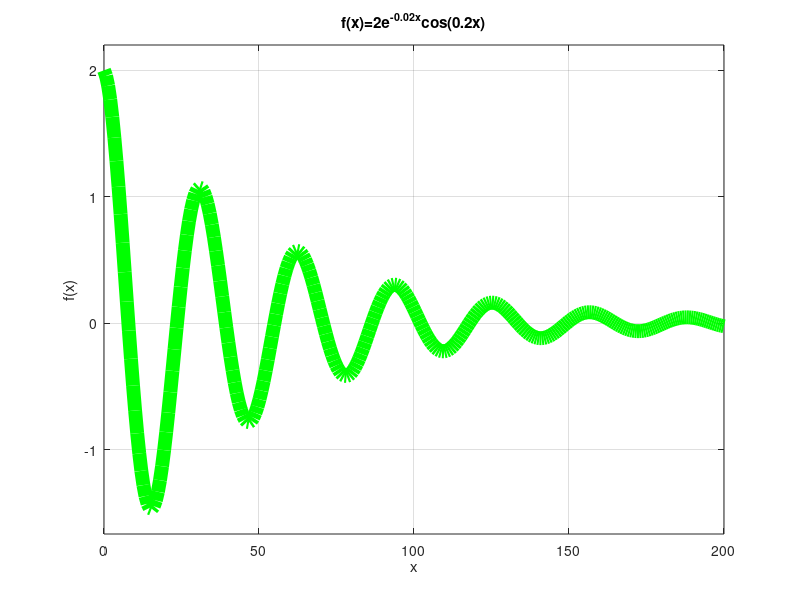
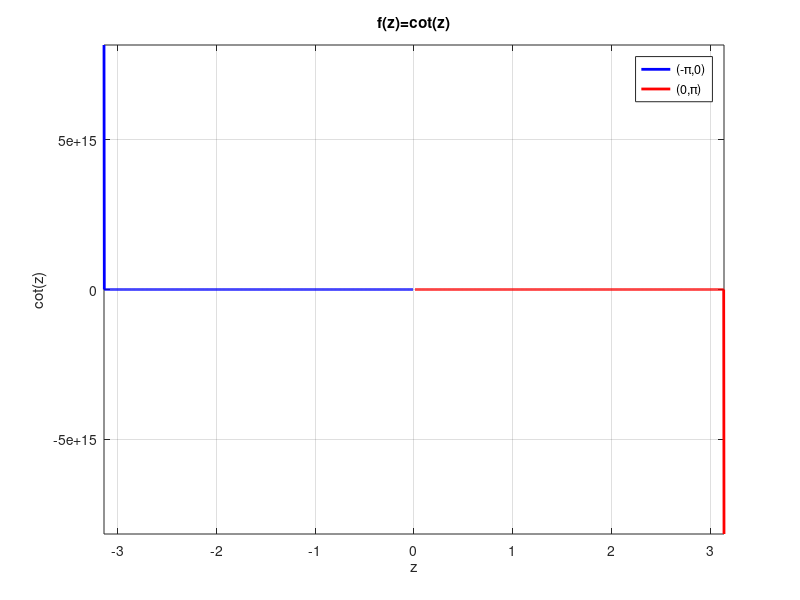
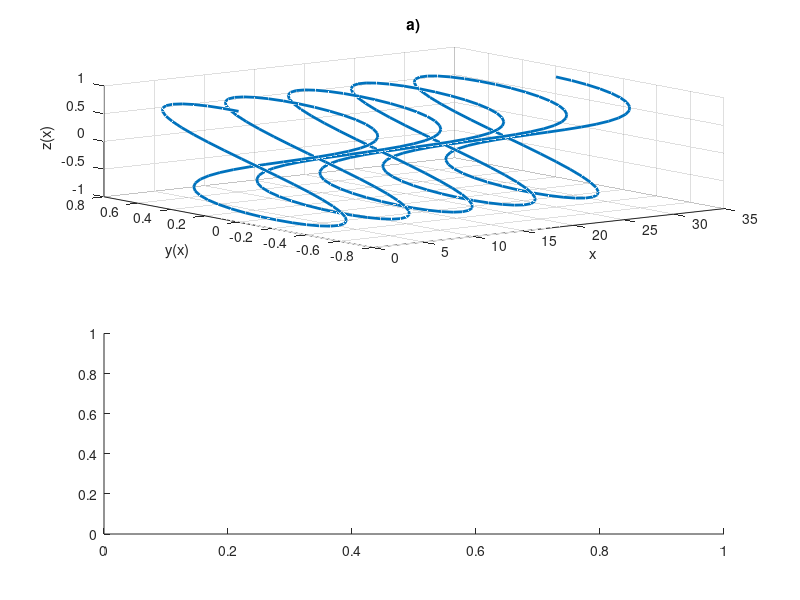

These figures' MATLAB source, in order: (Note: this script raises an error after producing the figures.)
%Karolis Budvytis
%EKf-25
%2026-09-28

clc;
clear;
close all;

%%

x = linspace(0,200,300);
y = 2*exp(-0.02*x).*cos(0.2*x);

figure(1)
plot(x,y,'g','LineWidth',10)
grid on

xlabel('x')
ylabel('f(x)')
title('f(x)=2e^{-0.02x}cos(0.2x)')

axis([min(x) max(x) min(y)-0.2 max(y)+0.2])

%%

z1 = linspace(-pi,-0.01,1000);
z2 = linspace(0.01,pi,1000);

y1 = cot(z1);
y2 = cot(z2);

figure(2)
plot(z1,y1,'b','LineWidth',2)
hold on
plot(z2,y2,'r','LineWidth',2)

grid on

xlabel('z')
ylabel('cot(z)')
title('f(z)=cot(z)')
legend('(-\pi,0)','(0,\pi)')

ymin = min([min(y1) min(y2)]);
ymax = max([max(y1) max(y2)]);

axis([-pi pi ymin ymax])

%%

x = 0:0.1:10*pi;

y = sin(x).*cos(x);
z = cos(x);

figure(3)

subplot(2,1,1)
plot3(x,y,z,'LineWidth',2)
grid on
xlabel('x')
ylabel('y(x)')
zlabel('z(x)')
title('a)')

subplot(2,1,2)
polarplot(x,y,'LineWidth',2)
title('b)')

%% 


A = 5.5;
f = 8;
sigma = 0.8;
U1 = 3.5;
U2 = 1.5;

t = 0:0.002:1.2;

s = A*sin(2*pi*f*t);
n = sigma*randn(size(t));

x = s + n;

xf = x;
xf(abs(xf) < U2) = 0;

x_U1 = x;
x_U1(x_U1 <= U1) = NaN;


[maxVal,maxIdx] = max(xf);
[minVal,minIdx] = min(xf);

figure(4)

subplot(1,2,1)

plot(t,x,'--','LineWidth',1.5)
hold on

plot(t,xf,':','LineWidth',1.5)

yline(U1,'r--','U_1')
yline(U2,'m-','U_2')

grid on

title('Pradinis ir filtruotas signalai',...
'Color','m','FontSize',16)

xlabel('Laikas t, s')
ylabel('Itampa, V')

legend('Pradinis','Filtruotas','U_1','U_2')

axis([min(t) max(t) min(x)-1 max(x)+1])


subplot(1,2,2)

stem(t,x_U1,'filled','LineWidth',1.5)
hold on

plot(t(maxIdx),maxVal,'b*','MarkerSize',10)
plot(t(minIdx),minVal,'ro','MarkerSize',8)

grid on

title('Reiksmes virsijancios U_1',...
'Color','m','FontSize',16)

xlabel('Laikas t, s')
ylabel('Itampa, V')

legend('x > U_1',...
'Maksimali verte',...
'Minimali verte')

axis([min(t) max(t) U1-1 max(x)+1])
